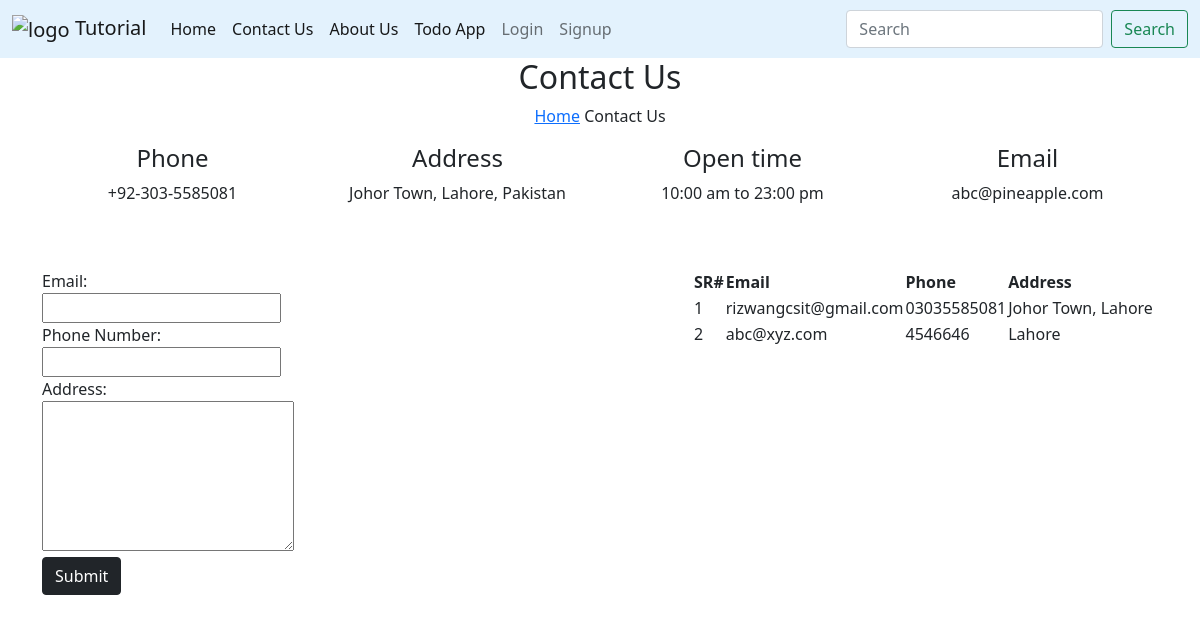
Page /contact/ on the committed database.
### tutorial/models.py (models this page shows, shortened)
class Contact(models.Model):
    email = models.EmailField(max_length=50)
    phone = models.CharField(max_length=15)
    address = models.TextField(max_length=300)

### tutorial/views.py (the view, shortened to what this page needs)
# urls.py: path('contact/', contact, name='contact-us'),
def contact(request):
    con = Contact.objects.all()
    return render(request, 'contact.html', {'contacts': con})

### tutorial/templates/contact.html (shortened to what this page needs)
{% extends 'base.html' %} {% load static %}  {% block content %}
<section
  class="breadcrumb-section set-bg"
  data-setbg=""
  style="background-image: url('app/img/breadcrumb.jpg')"
>
  <div class="container">
    <div class="row">
      <div class="col-lg-12 text-center">
        <div class="breadcrumb__text">
          <h2>Contact Us</h2>
          <div class="breadcrumb__option">
            <a href="{% url 'home' %}">Home</a>
            <span>Contact Us</span>
          </div>
        </div>
      </div>
    </div>
  </div>
</section>
<div class="container my-3">
  <div class="row">
    <div class="col-lg-3 col-md-3 col-sm-6 text-center">
      <div class="contact__widget">
        <h4>Phone</h4>
        <p>+92-303-5585081</p>
      </div>
    </div>
    <div class="col-lg-3 col-md-3 col-sm-6 text-center">
      <div class="contact__widget">
        <h4>Address</h4>
        <p>Johor Town, Lahore, Pakistan</p>
      </div>
    </div>
    <div class="col-lg-3 col-md-3 col-sm-6 text-center">
      <div class="contact__widget">
        <h4>Open time</h4>
        <p>10:00 am to 23:00 pm</p>
      </div>
    </div>
    <div class="col-lg-3 col-md-3 col-sm-6 text-center">
      <div class="contact__widget">
        <h4>Email</h4>
        <p>abc@pineapple.com</p>
      </div>
    </div>
  </div>
  <div class="my-5">
    <div class="col-lg-3 col-md-3 col-sm-6" style="float: left;">
      <form action="" method="post">
        {% csrf_token %} Email: <input type="email" name="email" required />
        <br />
        Phone Number: <input type="phone" name="phone" required />
        <br />
        Address: <textarea name="address" id="" cols="25" rows="6"></textarea>
        <br />
        <button type="submit" class="btn btn-dark">Submit</button>
      </form>
    </div>
    <div class="col-lg-5" style="float: right;">
      <table>
        <thead>
          <tr>
            <th>SR#</th>
            <th>Email</th>
            <th>Phone</th>
            <th>Address</th>
          </tr>
        </thead>
        <tbody>
          {% for contact in contacts %}
          <tr>
            <td>{{forloop.counter}}</td>
            <td>{{contact.email}}</td>
            <td>{{contact.phone}}</td>
            <td>{{contact.address}}</td>
          </tr>
          {% endfor %}
        </tbody>
      </table>
    </div>
  </div>
</div>
{% endblock content %}

### rows in the picture
Contact: email "rizwangcsit@gmail.com", phone "03035585081", address "Johor Town, Lahore"
Contact: email "abc@xyz.com", phone "4546646", address "Lahore"
